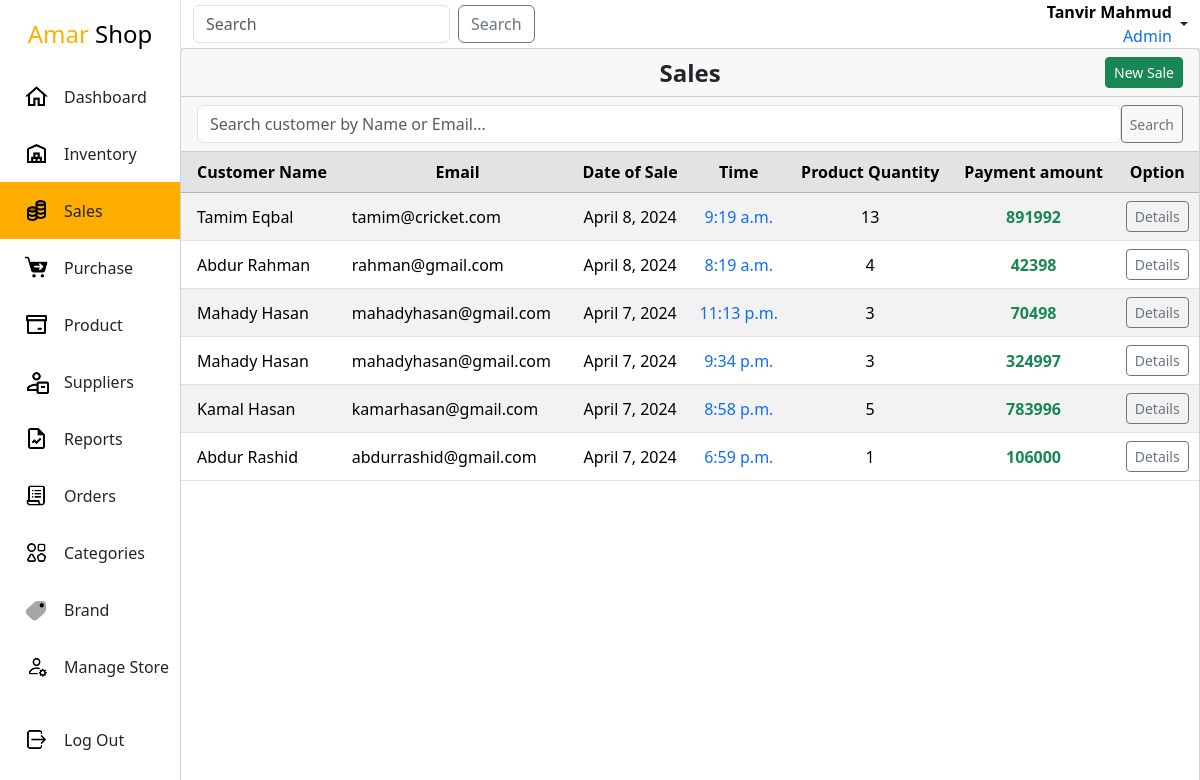
/admin-panel/sales/ (signed in), run on an earlier commit of the app's database.
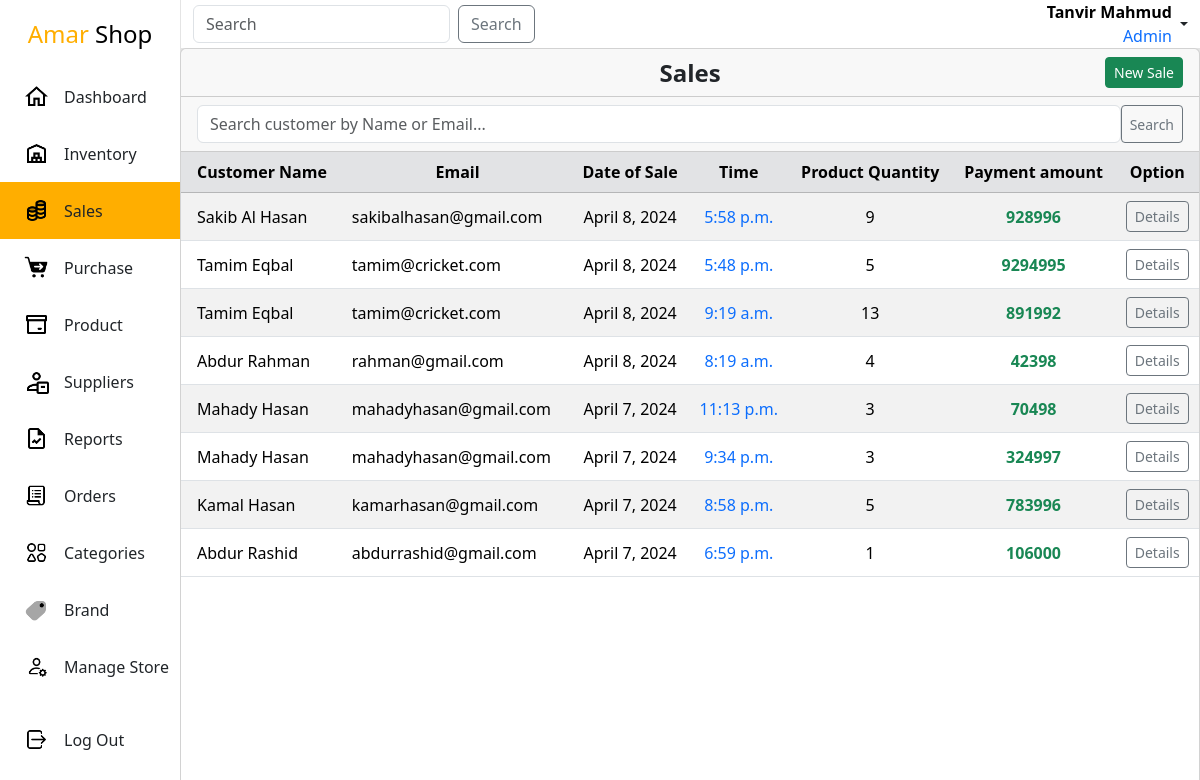
And on a later commit of the database.
### app/models.py (models this page shows, shortened)
class User(AbstractBaseUser, PermissionsMixin):
    email = models.EmailField(max_length=255, unique=True)
    first_name = models.CharField(max_length=255)
    last_name = models.CharField(max_length=255, blank=True, null=True)
    is_active = models.BooleanField(default=True)
    is_staff = models.BooleanField(default=False)
    profile_pic = models.ImageField(upload_to=profile_image_path, null=True, blank=True)
    objects = UserManager()
    USERNAME_FIELD = 'email'
    REQUIRED_FIELDS = ['first_name', 'last_name']

class Sales(models.Model):
    user = models.ForeignKey(User,on_delete=models.CASCADE,null=True, blank=True)
    general_user = models.ForeignKey(GeneralUser, on_delete=models.CASCADE, null=True, blank=True)
    amount = models.IntegerField(null=True,blank=True)
    product_quantity = models.BigIntegerField(null=True,blank=True)
    sales_date = models.DateTimeField(auto_now_add=True)
    class Meta:
        ordering = ['-sales_date']

class GeneralUser(models.Model):
    first_name = models.CharField(max_length=255)
    last_name = models.CharField(max_length=255, null=True, blank=True)
    email = models.EmailField(max_length=255, unique=True,null=True, blank=True)
    phone = models.CharField(max_length=20, unique=True)
    class Meta:
        ordering = ['-id']

### app/views.py (the view, shortened to what this page needs)
# urls.py: path('sales/',SalesListView.as_view(),name='sales-list'),
class SalesListView(SuperuserRequiredMixin, ListView):
    model = Sales
    context_object_name = 'Sales'
    template_name = 'inventory/sales/salesList.html'
    def get_queryset(self):
        queryset = super().get_queryset()
        search_q = self.request.GET.get('q', None)
        return queryset

### app/views.py (called while the page is built)
    def test_func(self):
        return self.request.user.is_superuser

### templates/inventory/sales/salesList.html (shortened to what this page needs)
{% extends "Layout.html" %}
{% load static %}
{%block link%}
    <link rel="stylesheet" href="{%static 'css/inventory.css'%}">
{%endblock link%}
{%block main%}
<div class="inventory">
    <div class="card height-100">
        <div class="card-header d-flex justify-content-end align-items-center position-relative">
            <div class="fs-4 fw-bold position-absolute top-50 start-50 translate-middle">Sales</div>
            <a href="{%url 'new-sale'%}" class="ms-2 btn btn-sm btn-success">New Sale</a>
        </div>
        <div class="card-header">
          <div class="">
            <form method="get" action="{%url 'sales-list'%}" class="d-flex">
                <input class="form-control" type="text" name="q" placeholder="Search customer by Name or Email...">
                <button class="btn btn-sm btn-outline-secondary" type="submit">Search</button>
            </form>
          </div>
        </div>
        <div class="card-body p-0 overflow-scroll">
          <table class="table table-striped">
            <thead class="table-secondary sticky-top">
              <tr>
                <th scope="col" class="ps-3">Customer Name</th>
                <th scope="col" class="text-center align-middle">Email</th>
                <th scope="col" class="text-center align-middle">Date of Sale</th>
                <th scope="col" class="text-center align-middle">Time</th>
                <th scope="col" class="text-center align-middle">Product Quantity</th>
                <th scope="col" class="text-center align-middle">Payment amount</th>
                <th scope="col" class="text-center align-middle">Option</th>
              </tr>
            </thead>
            <tbody>
              {%for sale in Sales%}
                <tr>
                  {%if sale.user%}
                    <td class="ps-3 align-middle">
                      <a href="{%url 'sale-details' sale.id%}" class="text-primary">{{sale.user.first_name}} {{sale.user.last_name}}</a>
                    </td>
                  {%else%}
                    <td class="ps-3 align-middle">{{sale.general_user.first_name}} {{sale.general_user.last_name}}</td>
                  {%endif%}
                  {%if sale.user%}
                    <td class="text-center align-middle">{{sale.user.email}}</td>
                  {%else%}
                    <td class="align-middle">{{sale.general_user.email}}</td>
                  {%endif%}
                  <td class="text-center align-middle">{{sale.sales_date.date}}</td>
                  <td class="text-center align-middle text-primary">{{sale.sales_date.time}}</td>
                  <td class="text-center align-middle">{{sale.product_quantity}}</td>
                  <td class="text-center fw-bold text-success align-middle">{{sale.amount}}</td>
                  <td class="text-center align-middle">
                    <a href="{%url 'sale-details' sale.id%}" class="btn btn-sm btn-outline-secondary">Details</a>
                  </td>
                </tr>
              {%endfor%}
            </tbody>
          </table>
        </div>
    </div>
</div>
{%endblock main%}

### templates/Layout.html (shortened to what this page needs)
<!DOCTYPE html>
{% load static %}
<html lang="en">
<head>
    {% load bootstrap5 %}
    {% bootstrap_css %}
    {%block link%}{%endblock link%}
    <link rel="stylesheet" href="{% static 'css/layout.css'%}">
</head>
<body>
    <div class="mother-div">
        <div class="sidebar">
            <div class="upper">
                <div class="branding">
                    <a href="{%url 'dashboard'%}">
                        <span class="gedget">Amar</span> Shop
                    </a>
                </div>
                <ul class="navList">
                    <li class="navItem">
                        <a href="{%url 'dashboard'%}">
                            <img src="{%static 'icons/nav/home.png'%}" width="25" alt="Dashboard"/>
                            <div class="navtitle">Dashboard</div>
                        </a>
                    </li>
                    <li class="navItem">
                        <a href="{%url 'inventory-list'%}" >
                            <img src="{%static 'icons/nav/inventory.png'%}" width="25" alt="Inventory"/>
                            <div class="navtitle">Inventory</div>
                        </a>
                    </li>
                    <li class="navItem">
                        <a href="{%url 'sales-list'%}" >
                            <img src="{%static 'icons/nav/sales.png'%}" width="25" alt="Inventory"/>
                            <div class="navtitle">Sales</div>
                        </a>
                    </li>
                    <li class="navItem">
                        <a href="{%url 'purchase-list'%}" >
                            <img src="{%static 'icons/nav/purchase.png'%}" width="25" alt="Inventory"/>
                            <div class="navtitle">Purchase</div>
                        </a>
                    </li>
                    <li class="navItem">
                        <a href="{%url 'product-list'%}">
                            <img src="{%static 'icons/nav/product.png'%}" width="25" alt="Orders"/>
                            <div class="navtitle">Product</div>
                        </a>
                    </li>
                    <li class="navItem">
                        <a href="{%url 'supplier-list'%}">
                            <img src="{%static 'icons/nav/suppliers.png'%}" width="25" alt="Suppliers"/>
                            <div class="navtitle">Suppliers</div>
                        </a>
                    </li>
                    <li class="navItem">
                        <a href="{%url 'reports'%}">
                            <img src="{%static 'icons/nav/reports.png'%}" width="25" alt="Reports"/>
                            <div class="navtitle">Reports</div>
                        </a>
                    </li>
                    <li class="navItem">
                        <a href="{%url 'orders'%}">
                            <img src="{%static 'icons/nav/orders.png'%}" width="25" alt="Orders"/>
                            <div class="navtitle">Orders</div>
                        </a>
                    </li>
                    <li class="navItem">
                        <a href="{%url 'category-list'%}">
                            <img src="{%static 'icons/nav/category.png'%}" width="25" alt="Orders"/>
                            <div class="navtitle">Categories</div>
                        </a>
                    </li>
                    <li class="navItem">
                        <a href="{%url 'brand-list'%}">
                            <img src="{%static 'icons/nav/brand.png'%}" width="25" alt="Orders"/>
                            <div class="navtitle">Brand</div>
                        </a>
                    </li>
                    <li class="navItem">
                        <a href="{%url 'manage'%}">
                            <img src="{%static 'icons/nav/manage.png'%}" width="25" alt="Manage_Store"/>
                            <div class="navtitle">Manage Store</div>
                        </a>
                    </li>
                </ul>
            </div>
            <div class="lower">
                <ul class="navList">
                    <li class="navItem">
                        <a href="{%url 'admin-logout'%}">
                            <img src="{%static 'icons/nav/logout.png'%}" width="25" alt="Logout"/>
                            <div class="navtitle">Log Out</div>
                        </a>
                    </li>
                </ul>
            </div>
        </div>
        <div class="content">
            <nav class="navbar navbar-light navbar-w bg-white p-0">
                <div class="container-fluid">
                    <form class="d-flex">
                        <input class="form-control me-2" type="search" placeholder="Search" aria-label="Search">
                        <button class="btn btn-outline-secondary" type="submit">Search</button>
                    </form>
                    <div class="nav-item dropdown">
                        <a class="nav-link dropdown-toggle d-flex align-items-center" href="#" id="navbarDropdownMenuLink" role="button" data-bs-toggle="dropdown" aria-expanded="false">
                            <div class="text-end text-black me-1">
                                <div class="fw-bold">{{request.user.first_name}} {{request.user.last_name}}</div>
                                <div class="text-primary">Admin</div>
                            </div>
                        </a>
                    </div>
                </div>
            </nav>
            <div class="main-content">
                {%block main%}
                {%endblock main%}
            </div>
        </div>
    </div>
</body>
</html>

### static/css/inventory.css (style rules this page uses)
.inventory { width: 100%; height: 100%; overflow: scroll; }
ul { list-style-type: none; padding: 0; }
.height-100 { height: 100%; }

### static/css/layout.css (style rules this page uses)
* { padding: 0; margin: 0; box-sizing: border-box; }
a { text-decoration: none; color: black; }
.mother-div { width: 100vw; height: 100vh; background: rgb(228, 228, 228); display: flex; justify-content: space-between; }
.sidebar { width: 15vw; height: 100%; background: white; display: flex; flex-direction: column; justify-content: space-between; align-items: center; }
.upper { width: 100%; height: auto; }
.branding { width: 100%; text-align: center; padding: 1rem 0; font-size: 1.5rem; }
.branding a { text-decoration: none; }
.gedget { color: rgb(255, 174, 0); }
.navList { list-style-type: none; margin: 0; padding: 0; overflow: hidden; }
.navItem { width: 100%; display: flex; align-items: center; transition: all .300s ease; }
.navItem a { text-decoration: none; width: 100%; height: 100%; padding: 1rem 0; padding-left: 1.5rem; display: flex; align-items: center; color: inherit; }
.navtitle { margin-left: 15px; }
.lower { width: 100%; height: auto; padding-bottom: 2rem; }
.content { width: 85vw; height: 100vh; }
.navbar-w { width: 100%; border-left: 1px solid rgb(228, 228, 228); }
.selected { background: rgb(255, 174, 0); }
.main-content { width: 100%; height: 93%; }
input, select,textarea { width: 100%; padding: .6rem; border: none; border-radius: 8px; background-color: rgba(218, 218, 218, 0.878); }

What changed in the data, as far as the page shows it:
added Sales: general_user.first_name "Sakib Al", general_user.last_name "Hasan", general_user.email "sakibalhasan@gmail.com", sales_date "April 8, 2024", sales_date.time "5:58 p.m.", product_quantity "9", amount "928996"
added Sales: general_user.first_name "Tamim", general_user.last_name "Eqbal", general_user.email "tamim@cricket.com", sales_date "April 8, 2024", sales_date.time "5:48 p.m.", product_quantity "5", amount "9294995"
